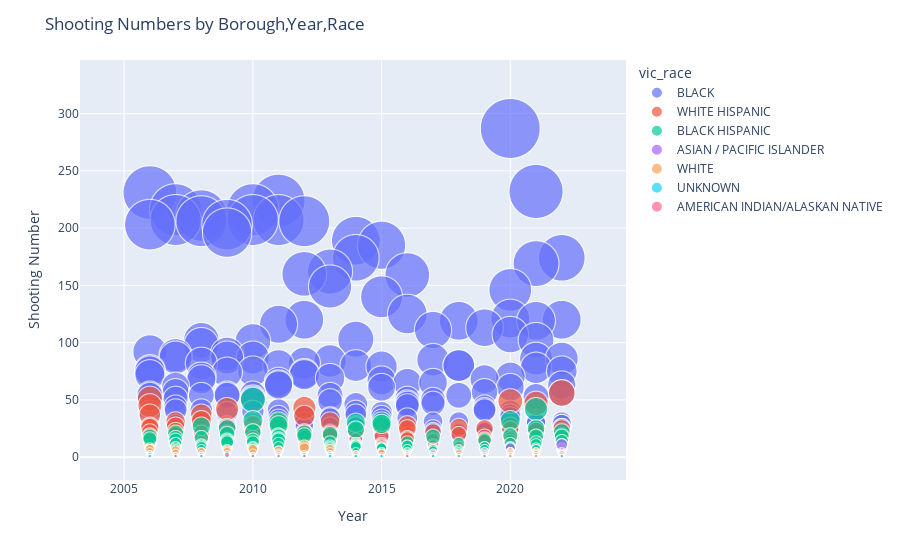

The notebook cell saved with this chart:
### Code cell
# Create a bubble chart for boroughs and race
fig = px.scatter(df_year, 
                 x='year', 
                 y='shooting_num', 
                 size='shooting_num', 
                 color='vic_race',
                 hover_name='boro', 
                 size_max=60)

# Update layout for better visualization
fig.update_layout(title='Shooting Numbers by Borough,Year,Race',
                  xaxis_title='Year',
                  yaxis_title='Shooting Number')

# Show the plot
fig.show()

# Save the figure as an HTML file
fig.write_html("bubble_chart.html")

### Figure 1 — Plotly figure (JSON) as saved in the notebook; plotly's stock layout.template omitted (floating-point values rounded to 4 significant figures; data arrays with more than 128 entries replaced by an {"elided": "..."} marker saying what was removed)
{"data": [{"hovertemplate": "<b>%{hovertext}</b><br><br>vic_race=BLACK<br>year=%{x}<br>shooting_num=%{marker.size}<extra></extra>", "hovertext": {"elided": "647 str values"}, "legendgroup": "BLACK", "marker": {"color": "#636efa", "size": {"elided": "647 int values"}, "sizemode": "area", "sizeref": 0.07972, "symbol": "circle"}, "mode": "markers", "name": "BLACK", "showlegend": true, "type": "scattergl", "x": {"elided": "647 int values"}, "xaxis": "x", "y": {"elided": "647 int values"}, "yaxis": "y"}, {"hovertemplate": "<b>%{hovertext}</b><br><br>vic_race=WHITE HISPANIC<br>year=%{x}<br>shooting_num=%{marker.size}<extra></extra>", "hovertext": {"elided": "457 str values"}, "legendgroup": "WHITE HISPANIC", "marker": {"color": "#EF553B", "size": {"elided": "457 int values"}, "sizemode": "area", "sizeref": 0.07972, "symbol": "circle"}, "mode": "markers", "name": "WHITE HISPANIC", "showlegend": true, "type": "scattergl", "x": {"elided": "457 int values"}, "xaxis": "x", "y": {"elided": "457 int values"}, "yaxis": "y"}, {"hovertemplate": "<b>%{hovertext}</b><br><br>vic_race=BLACK HISPANIC<br>year=%{x}<br>shooting_num=%{marker.size}<extra></extra>", "hovertext": {"elided": "373 str values"}, "legendgroup": "BLACK HISPANIC", "marker": {"color": "#00cc96", "size": {"elided": "373 int values"}, "sizemode": "area", "sizeref": 0.07972, "symbol": "circle"}, "mode": "markers", "name": "BLACK HISPANIC", "showlegend": true, "type": "scattergl", "x": {"elided": "373 int values"}, "xaxis": "x", "y": {"elided": "373 int values"}, "yaxis": "y"}, {"hovertemplate": "<b>%{hovertext}</b><br><br>vic_race=ASIAN / PACIFIC ISLANDER<br>year=%{x}<br>shooting_num=%{marker.size}<extra></extra>", "hovertext": {"elided": "157 str values"}, "legendgroup": "ASIAN / PACIFIC ISLANDER", "marker": {"color": "#ab63fa", "size": {"elided": "157 int values"}, "sizemode": "area", "sizeref": 0.07972, "symbol": "circle"}, "mode": "markers", "name": "ASIAN / PACIFIC ISLANDER", "showlegend": true, "type": "scattergl", "x": {"elided": "157 int values"}, "xaxis": "x", "y": {"elided": "157 int values"}, "yaxis": "y"}, {"hovertemplate": "<b>%{hovertext}</b><br><br>vic_race=WHITE<br>year=%{x}<br>shooting_num=%{marker.size}<extra></extra>", "hovertext": {"elided": "283 str values"}, "legendgroup": "WHITE", "marker": {"color": "#FFA15A", "size": {"elided": "283 int values"}, "sizemode": "area", "sizeref": 0.07972, "symbol": "circle"}, "mode": "markers", "name": "WHITE", "showlegend": true, "type": "scattergl", "x": {"elided": "283 int values"}, "xaxis": "x", "y": {"elided": "283 int values"}, "yaxis": "y"}, {"hovertemplate": "<b>%{hovertext}</b><br><br>vic_race=UNKNOWN<br>year=%{x}<br>shooting_num=%{marker.size}<extra></extra>", "hovertext": ["BRONX", "BROOKLYN", "MANHATTAN", "BROOKLYN", "QUEENS", "QUEENS", "BROOKLYN", "QUEENS", "MANHATTAN", "QUEENS", "STATEN ISLAND", "BRONX", "BRONX", "BROOKLYN", "QUEENS", "BRONX", "BROOKLYN", "BROOKLYN", "BROOKLYN", "BROOKLYN", "BROOKLYN", "BROOKLYN", "BRONX", "QUEENS", "MANHATTAN", "BRONX", "BROOKLYN", "QUEENS", "BRONX", "BRONX", "QUEENS", "BRONX", "STATEN ISLAND", "BRONX", "BROOKLYN", "BROOKLYN", "BROOKLYN", "BROOKLYN", "BRONX", "QUEENS", "BRONX", "MANHATTAN", "BROOKLYN", "QUEENS", "BRONX", "BROOKLYN", "BROOKLYN"], "legendgroup": "UNKNOWN", "marker": {"color": "#19d3f3", "size": [3, 2, 1, 1, 1, 1, 1, 1, 1, 1, 1, 1, 1, 1, 1, 1, 1, 1, 1, 1, 1, 1, 1, 1, 1, 1, 1, 1, 1, 1, 1, 1, 1, 1, 1, 1, 1, 1, 1, 1, 1, 1, 1, 1, 1, 1, 1], "sizemode": "area", "sizeref": 0.07972, "symbol": "circle"}, "mode": "markers", "name": "UNKNOWN", "showlegend": true, "type": "scattergl", "x": [2009, 2012, 2006, 2010, 2009, 2009, 2013, 2013, 2014, 2014, 2016, 2015, 2014, 2006, 2011, 2007, 2009, 2007, 2013, 2007, 2019, 2015, 2015, 2009, 2007, 2007, 2011, 2017, 2014, 2012, 2012, 2016, 2017, 2012, 2018, 2015, 2008, 2014, 2009, 2012, 2009, 2013, 2012, 2011, 2010, 2022, 2015], "xaxis": "x", "y": [3, 2, 1, 1, 1, 1, 1, 1, 1, 1, 1, 1, 1, 1, 1, 1, 1, 1, 1, 1, 1, 1, 1, 1, 1, 1, 1, 1, 1, 1, 1, 1, 1, 1, 1, 1, 1, 1, 1, 1, 1, 1, 1, 1, 1, 1, 1], "yaxis": "y"}, {"hovertemplate": "<b>%{hovertext}</b><br><br>vic_race=AMERICAN INDIAN/ALASKAN NATIVE<br>year=%{x}<br>shooting_num=%{marker.size}<extra></extra>", "hovertext": ["BRONX", "BRONX", "BROOKLYN", "QUEENS", "BROOKLYN", "BRONX"], "legendgroup": "AMERICAN INDIAN/ALASKAN NATIVE", "marker": {"color": "#FF6692", "size": [2, 1, 1, 1, 1, 1], "sizemode": "area", "sizeref": 0.07972, "symbol": "circle"}, "mode": "markers", "name": "AMERICAN INDIAN/ALASKAN NATIVE", "showlegend": true, "type": "scattergl", "x": [2009, 2012, 2011, 2016, 2010, 2007], "xaxis": "x", "y": [2, 1, 1, 1, 1, 1], "yaxis": "y"}], "layout": {"legend": {"itemsizing": "constant", "title": {"text": "vic_race"}, "tracegroupgap": 0}, "margin": {"t": 60}, "title": {"text": "Shooting Numbers by Borough,Year,Race"}, "xaxis": {"anchor": "y", "domain": [0, 1], "title": {"text": "Year"}}, "yaxis": {"anchor": "x", "domain": [0, 1], "title": {"text": "Shooting Number"}}}}
